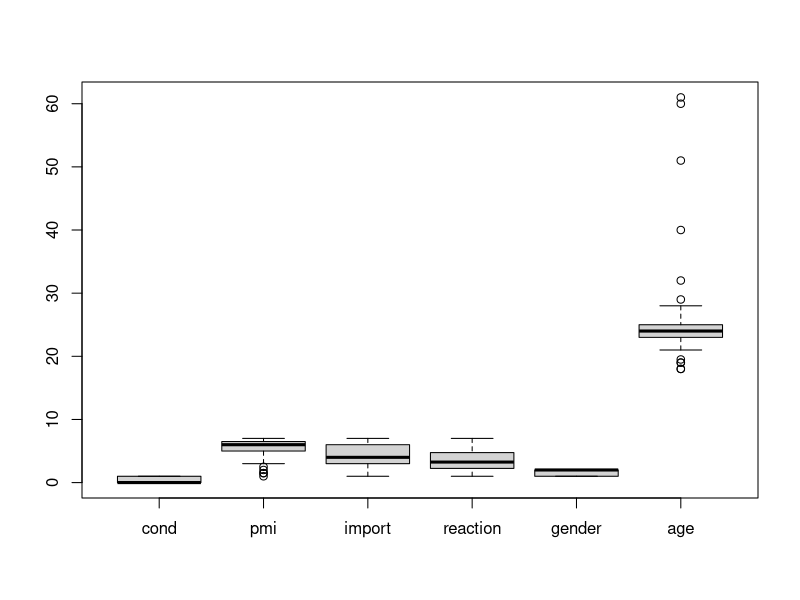
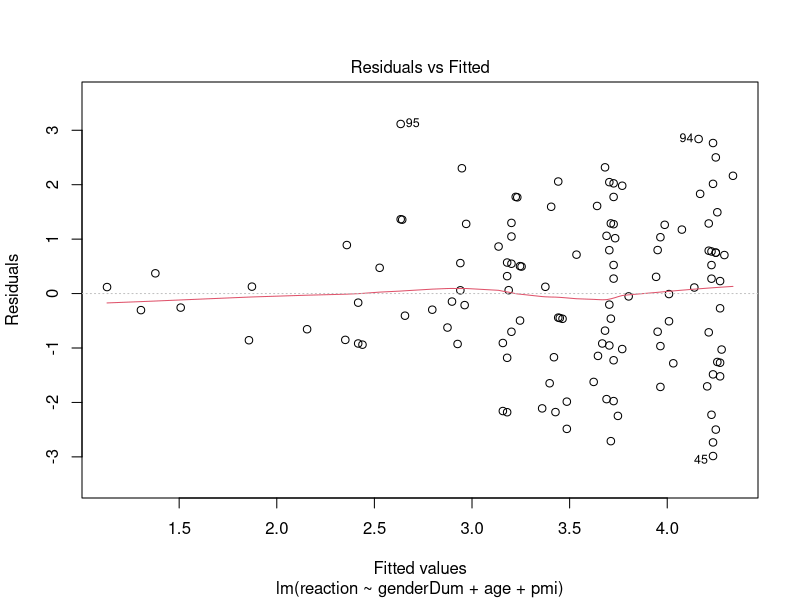
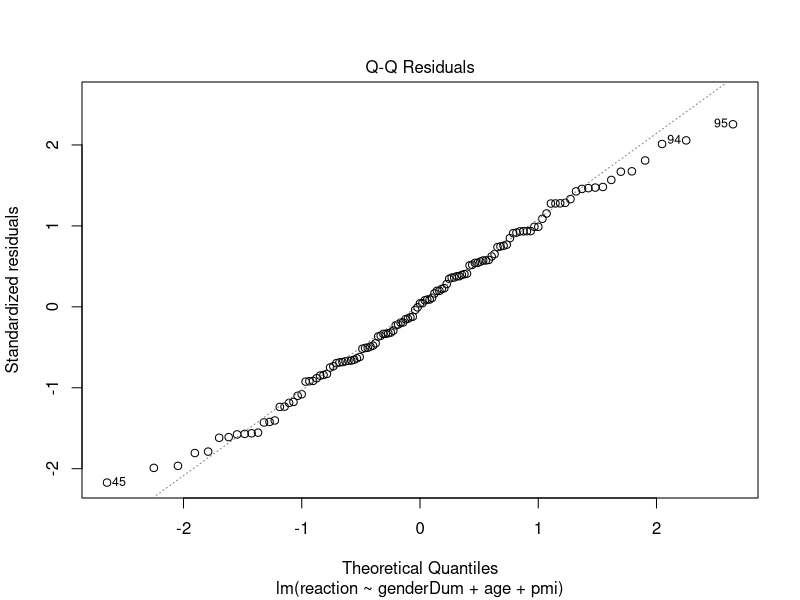
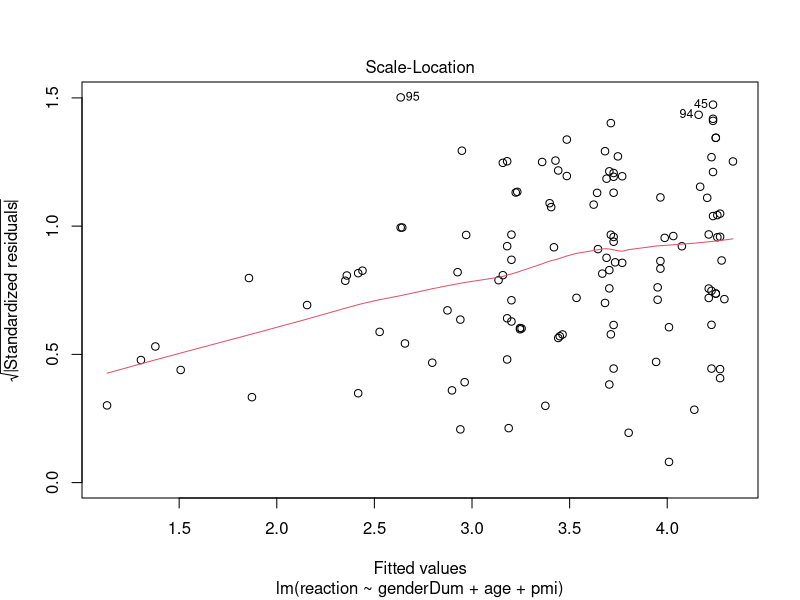
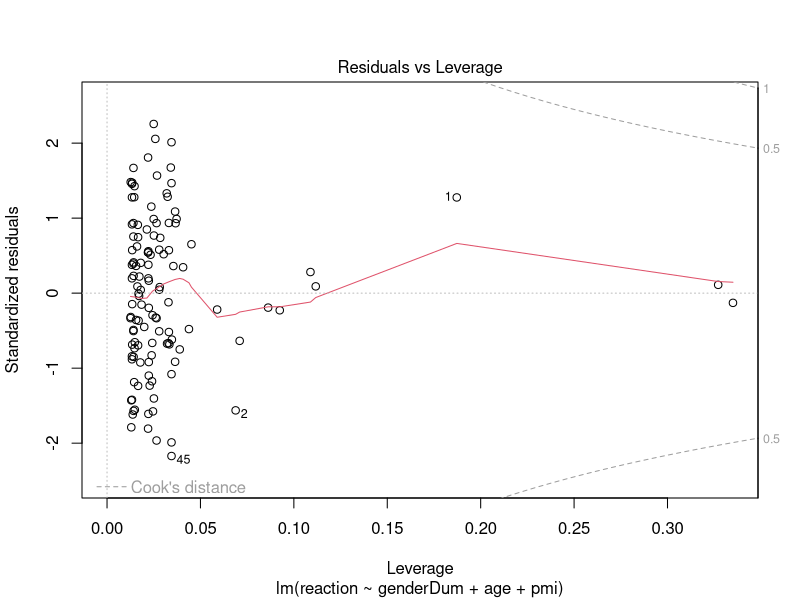
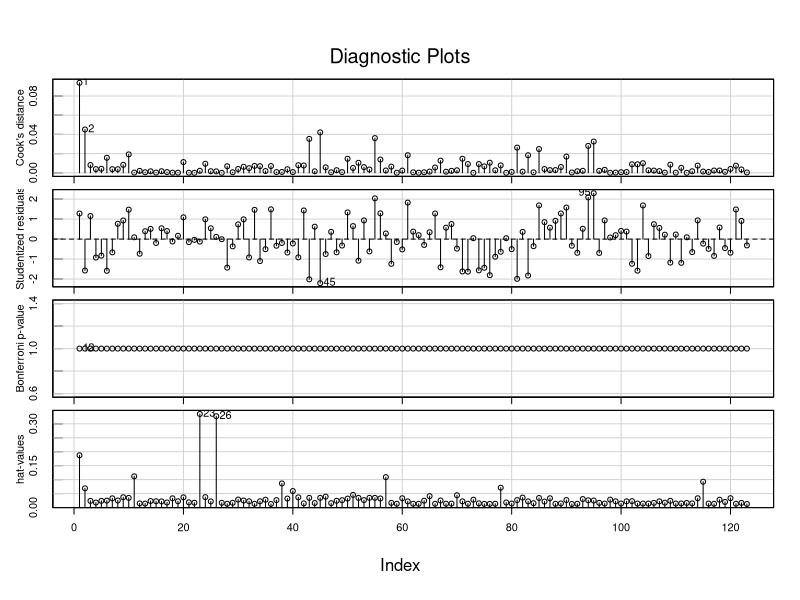
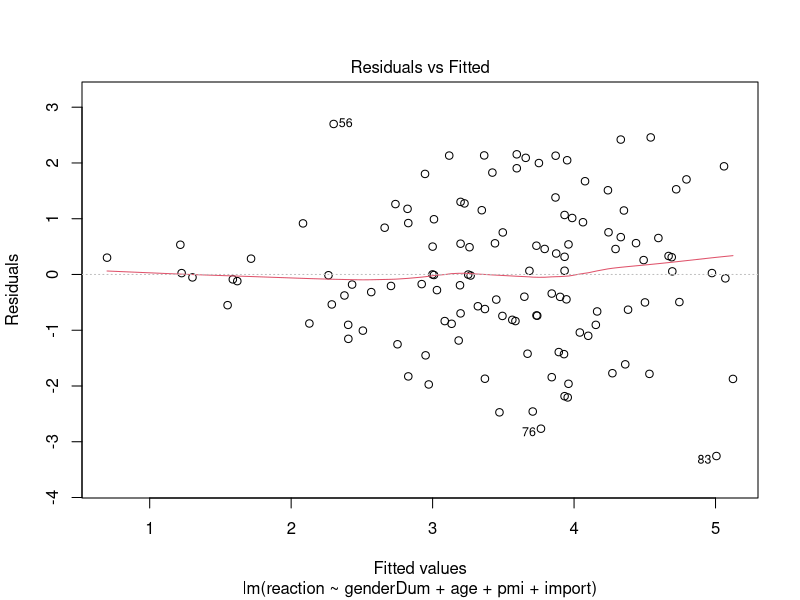
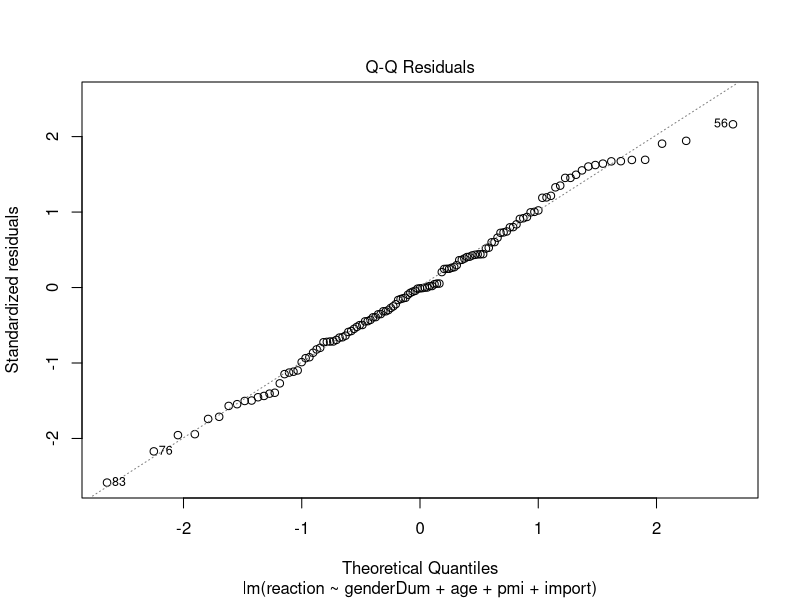

Write R code to recreate these figures, in order.
## ---- chunk 1
# load all packages for this tutorial
library(psych)
library(car)
library(carData)
#install.packages("fastDummies")
library(fastDummies)
## ---- chunk 2
data(Tal.Or)
media <- Tal.Or
head(media)
boxplot(media)
str(media$gender) # gender is a numeric variable
media$gender <- factor(media$gender, levels = c(1, 2), labels = c("male", "female"))
str(media$gender)
## ---- chunk 3
media$genderDum <- ifelse(media$gender == "female", 1, 0)
# if you have more levels
# media$genderDum2 <- ifelse(media$gender == "other", 1, 0)

## ---- chunk 4
levels(media$gender) #check levels
media <- dummy_cols(media, select_columns = "gender", remove_first_dummy = TRUE)
# dummy varaible name is set to gender_*levelname*, which is gender_female
media[c("gender","genderDum", "gender_female")] # check for errors in dummy coding
## ---- chunk 5
media1.lm <- lm(reaction ~ genderDum + age, media)
summary(media1.lm)
## ---- chunk 6
media.R.lm <- lm(reaction ~ gender + age, media, contrasts = list(gender = "contr.treatment"))
summary(media.R.lm)
## ---- chunk 7
# For nonDummy version
# media2.lm <- lm(reaction ~ gender + age + pmi, media, 
#                 contrasts = list(gender = "contr.treatment"))
# For dummy version
media2.lm <- lm(reaction ~ genderDum + age + pmi, data = media)
plot(media2.lm) # scale-location plot suggest heteroscedasticity, perhaps because pmi is negatively skewed
# check influence
influenceIndexPlot(media2.lm) # data seems fine
# Show regression output
summary(media2.lm) # notice pmi slope for now
# Compare models
anova(media1.lm , media2.lm)
## ---- chunk 8
# For nonDummy version
# media3.lm <- lm(reaction ~ gender + age + pmi + import, media, 
#                 contrasts = list(gender = "contr.treatment"))
# For dummy version
media3.lm <- lm(reaction ~ genderDum + age + pmi + import, media)
plot(media3.lm) # some violation of hemoscedasticity, but regression is quite robust.
influenceIndexPlot(media3.lm) 
vif(media3.lm) # multi-collinearity seems fine
summary(media3.lm) # notice change in R-squared and pmi's slope
anova(media1.lm, media2.lm, media3.lm) # check if R-squared change was significant
